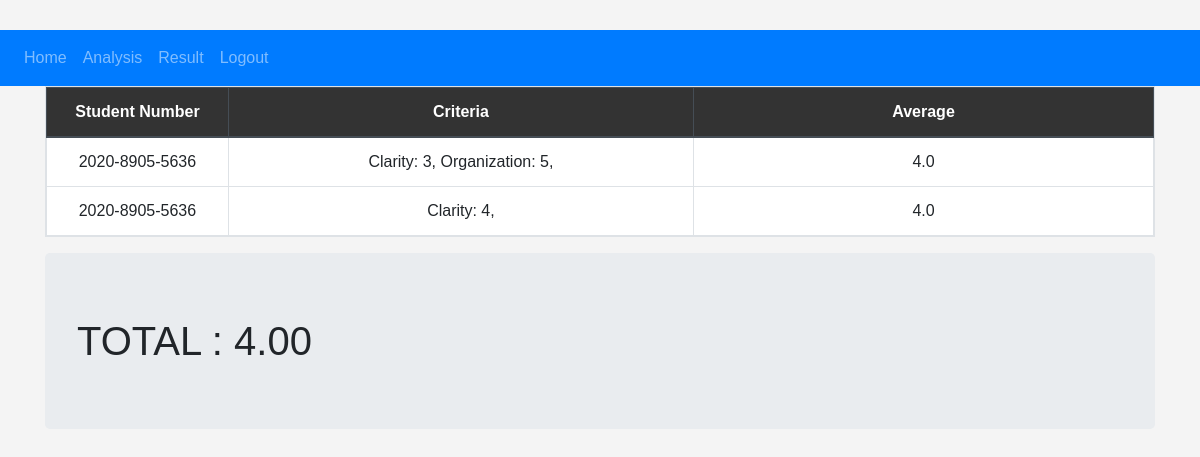
/analysis-result/2020-8905-5636 (signed in), run on the app's committed database.
### website/models.py (models this page shows)
class File(db.Model):
    id = db.Column(db.Integer, primary_key=True)
    question = db.Column(db.String)
    student_number = db.Column(db.String(20))
    name = db.Column(db.String(100))
    system_score = db.Column(db.Float)
    criteria_results = db.Column(JSON)
    folder_id = db.Column(db.Integer, db.ForeignKey('folder.id'), nullable=False)
    folder_rel = db.relationship('Folder', backref=db.backref('files_rel', lazy=True, cascade='all, delete-orphan'))

### website/views.py (the view)
@views.route('/analysis-result/<string:student_number>', methods=["GET"])
@login_required
def analysisResult(student_number):
    files = File.query.filter_by(student_number=student_number).all()
    data = [
        {
            "student_number": file.student_number,
            "criteria": file.criteria_results.split("Overall")[0],
            "average": file.criteria_results.split("Overall Average: ")[1],
        }
    for file in files]
    total_average = 0
    for item in data:
        total_average += float(item['average'])
    total_average /= len(data)
    total_average = format(total_average, ".2f")
    return render_template('analysis-result.html' , user=current_user, data=data, total_average=total_average)

### website/__init__.py (called while the page is built)
def create_app():
    app = Flask(__name__)
    app.config['SECRET_KEY'] = 'hjshjhdjah kjshkjdhjs'
    app.config['SQLALCHEMY_DATABASE_URI'] = f'sqlite:///{DB_NAME}'
    db.init_app(app)
    migrate.init_app(app, db)
    from .views import views
    from .auth import auth
    app.register_blueprint(views, url_prefix='/')
    app.register_blueprint(auth, url_prefix='/')
    from .models import User, Folder
    with app.app_context():
        db.create_all()
    login_manager = LoginManager()
    login_manager.login_view = 'auth.login'
    login_manager.init_app(app)
    @login_manager.user_loader
    def load_user(id):
        return User.query.get(int(id))
    return app

### website/templates/analysis-result.html (shortened to what this page needs)
{% extends "base.html" %}
{% block content %}
<body class="body-result">
    <main>
        <table class="table table-striped table-bordered table-hover table-responsive">
            <thead class="thead-dark">
                <tr>
                    <th style="background-color: #333; width: 200px; text-align: center;">Student Number</th>
                    <th style="background-color: #333; width: 530px; text-align: center;">Criteria</th>
                    <th style="background-color: #333; width: 530px; text-align: center;">Average</th>
                </tr>
            </thead>
            <tbody>
                {% for item in data %}
                    <tr>
                        <td style="background-color: white;width: 200px; text-align: center;">{{item.student_number}}</td>
                        <td style="background-color: white;width: 200px; text-align: center;">{{item.criteria}}</td>
                        <td style="background-color: white;width: 200px; text-align: center;">{{item.average}}</td>
                    </tr>
                {% endfor %}
            </tbody>
        </table>
        <h1 class="jumbotron">TOTAL : {{total_average}}</h1>
    </main>
</body>
{% endblock %}

### website/static/style.css (style rules this page uses)
body { background: #007bff; ; background: -webkit-linear-gradient(to right, #007bff, #007bff); background: linear-gradient(to right, #007bff,#007bff); }
.body-result { background: white; }
.body-result { font-family: 'Times New Roman', Times, serif; margin-top: 30px; margin-bottom: 30px; }
.body-result { font-family: Arial, sans-serif; background-color: #f4f4f4; }

### data on the page
File: student_number "2020-8905-5636", criteria "Clarity: 3, Organization: 5,", average "4.0"
File: student_number "2020-8905-5636", criteria "Clarity: 4,", average "4.0"

### other printed values
{{ total_average }} "4.00"
